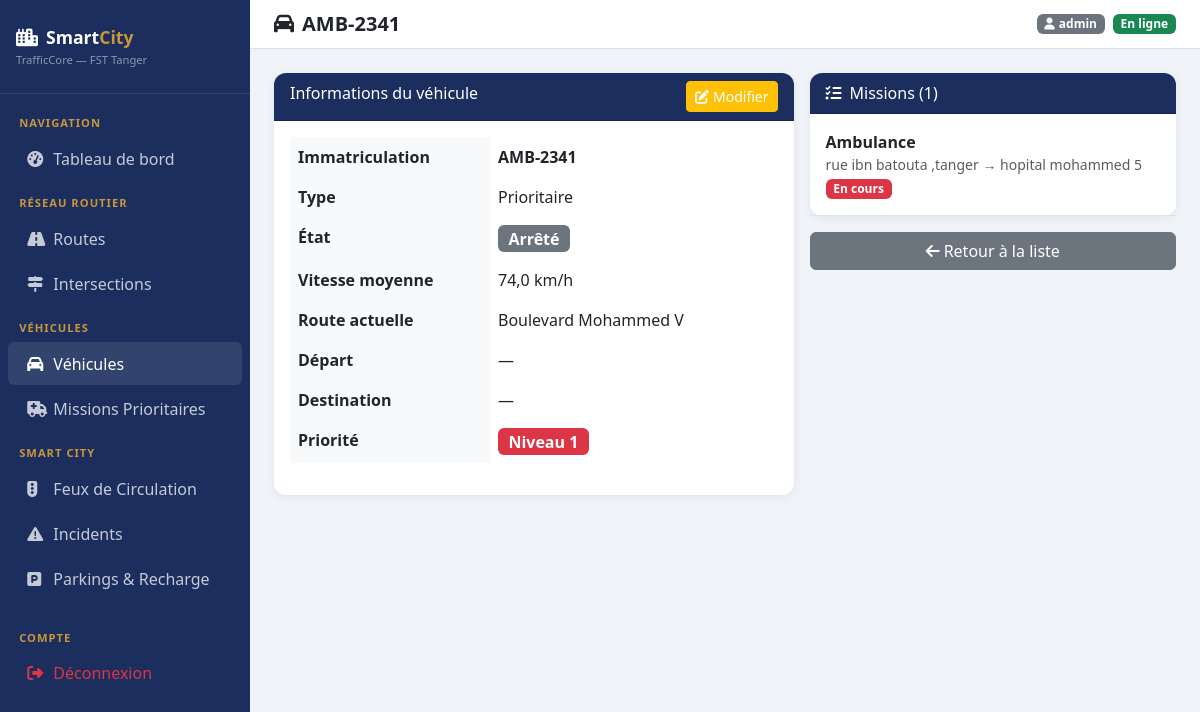
Page /vehicles/1/ (signed in) on the committed database.
### vehicles/models.py (models this page shows, shortened)
class Vehicule(models.Model):
    TYPE_CHOICES = [
        ('voiture','Voiture'), ('bus','Bus'), ('camion','Camion'),
        ('moto','Moto'), ('electrique','Électrique'), ('prioritaire','Prioritaire'),
    ]
    ETAT_CHOICES = [
        ('actif','En circulation'), ('arrete','Arrêté'),
        ('recharge','En recharge'), ('mission','En mission'),
    ]
    immatriculation = models.CharField(max_length=20, unique=True)
    type = models.CharField(max_length=20, choices=TYPE_CHOICES)
    vitesse_moyenne = models.FloatField(default=0)
    etat = models.CharField(max_length=20, choices=ETAT_CHOICES, default='arrete')
    route_actuelle = models.ForeignKey(Route, on_delete=models.SET_NULL, null=True, blank=True, related_name='vehicules')
    point_depart = models.CharField(max_length=200, blank=True)
    destination = models.CharField(max_length=200, blank=True)
    niveau_batterie = models.FloatField(null=True, blank=True, help_text="% pour véhicules électriques")
    mission_statut = models.CharField(max_length=100, blank=True)
    priorite = models.IntegerField(default=0, help_text="Niveau de priorité (0=normal, 1-3=prioritaire)")
    date_ajout = models.DateTimeField(auto_now_add=True)
    class Meta: ordering = ['-date_ajout']

class Mission(models.Model):
    TYPE_CHOICES = [('ambulance','Ambulance'), ('pompiers','Pompiers'), ('police','Police')]
    STATUT_CHOICES = [('en_cours','En cours'), ('terminee','Terminée'), ('annulee','Annulée')]
    vehicule = models.ForeignKey(Vehicule, on_delete=models.CASCADE, related_name='missions')
    type_service = models.CharField(max_length=20, choices=TYPE_CHOICES)
    description = models.TextField()
    depart = models.CharField(max_length=200)
    destination = models.CharField(max_length=200)
    statut = models.CharField(max_length=20, choices=STATUT_CHOICES, default='en_cours')
    date_debut = models.DateTimeField(auto_now_add=True)
    date_fin = models.DateTimeField(null=True, blank=True)
    intersection_prioritaire = models.ManyToManyField(Intersection, blank=True)
    class Meta: ordering = ['-date_debut']

### traffic/models.py (models this page shows)
class Route(models.Model):
    SENS_CHOICES = [('1', 'Sens unique'), ('2', 'Double sens')]
    ETAT_CHOICES = [('ouvert', 'Ouverte'), ('ferme', 'Fermée'), ('travaux', 'En travaux')]
    nom = models.CharField(max_length=200)
    longueur_km = models.FloatField(default=1.0)
    nb_voies = models.IntegerField(default=2)
    vitesse_limite = models.IntegerField(default=50)
    sens = models.CharField(max_length=1, choices=SENS_CHOICES, default='2')
    etat = models.CharField(max_length=20, choices=ETAT_CHOICES, default='ouvert')
    zone = models.ForeignKey(ZoneUrbaine, on_delete=models.SET_NULL, null=True, blank=True)
    intersections = models.ManyToManyField(Intersection, blank=True, related_name='routes')
    date_creation = models.DateTimeField(auto_now_add=True)
    def __str__(self): return self.nom
    class Meta: ordering = ['nom']

### vehicles/views.py (the view)
# urls.py: path('<int:pk>/', views.vehicule_detail, name='vehicule_detail'),
@login_required
def vehicule_detail(request, pk):
    v = get_object_or_404(Vehicule, pk=pk)
    return render(request, 'vehicles/vehicule_detail.html', {'vehicule': v})

### templates/vehicles/vehicule_detail.html (shortened to what this page needs)
{% extends 'base.html' %}
{% block page_title %}<i class="fas fa-car me-2"></i>{{ vehicule.immatriculation }}{% endblock %}
{% block content %}
<div class="row g-3">
    <div class="col-md-7">
        <div class="card">
            <div class="card-header d-flex justify-content-between">
                <span>Informations du véhicule</span>
                <a href="{% url 'vehicule_update' vehicule.pk %}" class="btn btn-sm btn-warning text-white"><i class="fas fa-edit me-1"></i>Modifier</a>
            </div>
            <div class="card-body">
                <table class="table table-borderless">
                    <tr><th style="width:200px">Immatriculation</th><td><strong>{{ vehicule.immatriculation }}</strong></td></tr>
                    <tr><th>Type</th><td>{{ vehicule.get_type_display }}</td></tr>
                    <tr><th>État</th><td>
                        {% if vehicule.etat == 'actif' %}<span class="badge bg-success fs-6">En circulation</span>
                        {% elif vehicule.etat == 'mission' %}<span class="badge bg-danger fs-6">En mission</span>
                        {% elif vehicule.etat == 'recharge' %}<span class="badge bg-info fs-6">En recharge</span>
                        {% else %}<span class="badge bg-secondary fs-6">Arrêté</span>{% endif %}
                    </td></tr>
                    <tr><th>Vitesse moyenne</th><td>{{ vehicule.vitesse_moyenne }} km/h</td></tr>
                    <tr><th>Route actuelle</th><td>{{ vehicule.route_actuelle|default:"—" }}</td></tr>
                    <tr><th>Départ</th><td>{{ vehicule.point_depart|default:"—" }}</td></tr>
                    <tr><th>Destination</th><td>{{ vehicule.destination|default:"—" }}</td></tr>
                    {% if vehicule.priorite > 0 %}
                    <tr><th>Priorité</th><td><span class="badge bg-danger fs-6">Niveau {{ vehicule.priorite }}</span></td></tr>
                    {% endif %}
                </table>
            </div>
        </div>
    </div>
    <div class="col-md-5">
        <div class="card">
            <div class="card-header"><i class="fas fa-tasks me-2"></i>Missions ({{ vehicule.missions.count }})</div>
            <div class="card-body p-0">
                {% for m in vehicule.missions.all %}
                <div class="p-3 border-bottom">
                    <div class="fw-bold">{{ m.get_type_service_display }}</div>
                    <div class="text-muted small">{{ m.depart }} → {{ m.destination }}</div>
                    <span class="badge {% if m.statut == 'en_cours' %}bg-danger{% elif m.statut == 'terminee' %}bg-success{% else %}bg-secondary{% endif %}">{{ m.get_statut_display }}</span>
                </div>
                {% empty %}
                <p class="text-muted p-3">Aucune mission.</p>
                {% endfor %}
            </div>
        </div>
        <a href="{% url 'vehicule_list' %}" class="btn btn-secondary w-100 mt-3">
            <i class="fas fa-arrow-left me-1"></i>Retour à la liste
        </a>
    </div>
</div>
{% endblock %}

### templates/base.html (shortened to what this page needs)
<!DOCTYPE html>
<html lang="fr">
<head>
    <link href="https://cdn.jsdelivr.net/npm/bootstrap@5.3.0/dist/css/bootstrap.min.css" rel="stylesheet">
    <link href="https://cdnjs.cloudflare.com/ajax/libs/font-awesome/6.4.0/css/all.min.css" rel="stylesheet">
</head>
<body>
<div class="sidebar">
    <div class="brand">
        <i class="fas fa-city me-2"></i>Smart<span>City</span>
        <div style="font-size:.7rem;color:rgba(255,255,255,.5);font-weight:400;margin-top:2px">TrafficCore — FST Tanger</div>
    </div>
    <nav class="mt-2">
        <div class="nav-section">Navigation</div>
        <a href="{% url 'dashboard' %}" class="nav-link {% if request.resolver_match.url_name == 'dashboard' %}active{% endif %}">
            <i class="fas fa-tachometer-alt"></i> Tableau de bord
        </a>
        <div class="nav-section">Réseau Routier</div>
        <a href="{% url 'route_list' %}" class="nav-link {% if 'route' in request.resolver_match.url_name %}active{% endif %}">
            <i class="fas fa-road"></i> Routes
        </a>
        <a href="{% url 'intersection_list' %}" class="nav-link {% if 'intersection' in request.resolver_match.url_name %}active{% endif %}">
            <i class="fas fa-map-signs"></i> Intersections
        </a>
        <div class="nav-section">Véhicules</div>
        <a href="{% url 'vehicule_list' %}" class="nav-link {% if 'vehicule' in request.resolver_match.url_name %}active{% endif %}">
            <i class="fas fa-car"></i> Véhicules
        </a>
        <a href="{% url 'mission_list' %}" class="nav-link {% if 'mission' in request.resolver_match.url_name %}active{% endif %}">
            <i class="fas fa-ambulance"></i> Missions Prioritaires
        </a>
        <div class="nav-section">Smart City</div>
        <a href="{% url 'feu_list' %}" class="nav-link {% if 'feu' in request.resolver_match.url_name %}active{% endif %}">
            <i class="fas fa-traffic-light"></i> Feux de Circulation
        </a>
        <a href="{% url 'incident_list' %}" class="nav-link {% if 'incident' in request.resolver_match.url_name %}active{% endif %}">
            <i class="fas fa-exclamation-triangle"></i> Incidents
        </a>
        <a href="{% url 'parking_list' %}" class="nav-link {% if 'parking' in request.resolver_match.url_name %}active{% endif %}">
            <i class="fas fa-parking"></i> Parkings & Recharge
        </a>
        <div class="nav-section mt-3">Compte</div>
        <a href="{% url 'logout' %}" class="nav-link text-danger">
            <i class="fas fa-sign-out-alt"></i> Déconnexion
        </a>
    </nav>
</div>
<div class="main-content">
    <div class="topbar">
        <h5 class="mb-0 fw-bold text-navy">{% block page_title %}Dashboard{% endblock %}</h5>
        <div class="d-flex align-items-center gap-2">
            <span class="badge bg-secondary"><i class="fas fa-user me-1"></i>{{ request.user.username }}</span>
            <span class="badge bg-success">En ligne</span>
        </div>
    </div>
    {% block content %}{% endblock %}
</div>
</body>
</html>

### templates/base.html (style rules this page uses)
:root { --navy: #1B2E5E; --sky: #4A90C4; --gold: #C8973A; --sidebar-w: 250px; }
body { background: #f0f3f8; font-family: 'Segoe UI', sans-serif; }
.sidebar { width: var(--sidebar-w); min-height: 100vh; background: var(--navy); position: fixed; top: 0; left: 0; z-index: 100; overflow-y: auto; }
.sidebar .brand { padding: 1.5rem 1rem; border-bottom: 1px solid rgba(255,255,255,.1); color: white; font-weight: 700; font-size: 1.1rem; }
.sidebar .brand span { color: var(--gold); }
.sidebar .nav-link { color: rgba(255,255,255,.75); padding: .6rem 1.2rem; border-radius: 6px; margin: 2px 8px; transition: all .2s; }
.sidebar .nav-link:hover, .sidebar .nav-link.active { background: rgba(255,255,255,.1); color: white; }
.sidebar .nav-link i { width: 22px; }
.sidebar .nav-section { color: var(--gold); font-size: .7rem; font-weight: 700; text-transform: uppercase; padding: .8rem 1.2rem .2rem; letter-spacing: 1px; }
.main-content { margin-left: var(--sidebar-w); padding: 1.5rem; }
.topbar { background: white; padding: .75rem 1.5rem; margin: -1.5rem -1.5rem 1.5rem; border-bottom: 1px solid #dee2e6; display: flex; align-items: center; justify-content: space-between; }
.card { border: none; border-radius: 12px; box-shadow: 0 2px 10px rgba(0,0,0,.07); }
.card-header { background: var(--navy); color: white; border-radius: 12px 12px 0 0 !important; }
.table th { background: #f8f9fa; font-weight: 600; }

### rows in the picture
Vehicule: immatriculation "AMB-2341", type "Prioritaire", vitesse_moyenne "74,0", route_actuelle "Boulevard Mohammed V", point_depart "—", destination "—", priorite "1", missions.count "1"
Mission: type_service "Ambulance", depart "rue ibn batouta ,tanger", destination "hopital mohammed 5", statut "En cours"

### other values in the picture
{{ request.user.username }} "admin"
